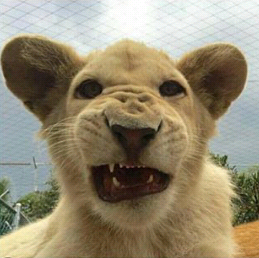
//> input picture Practica 2/lion.png, 259 x 258 px
$ ./ejercicio3_suma   (built with g++ and OpenCV 4)
//> lines starting //> are read from the running program, lines starting //| are printed output that depends on the picture; pictures that were not available may be replaced by others from this repository, and a replacement may not be noted
#include <opencv2/opencv.hpp>
#include <opencv2/highgui/highgui.hpp>
#include <iostream>

using namespace cv;
using namespace std;

Mat suma(Mat a, Mat b){

	Mat c(a.cols, a.rows, CV_8U);
	for (int i=0;i<a.cols;i++){
		for (int j=0;j<a.rows;j++){
			int aaux = a.at<uchar>(i,j);
			int baux = b.at<uchar>(i,j);
			c.at<uchar>(i,j) = aaux/2 + baux/2;
		}
	}
	return c;
}


int main(int argc, char** argv) {

	Mat img = imread("lion.png",CV_8U);
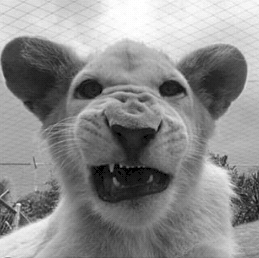
//> img: 258 rows x 259 cols, CV_8UC1; min 0, max 255, mean 140.3
	Mat img2 = imread("FAMILIA.jpg",CV_8U);
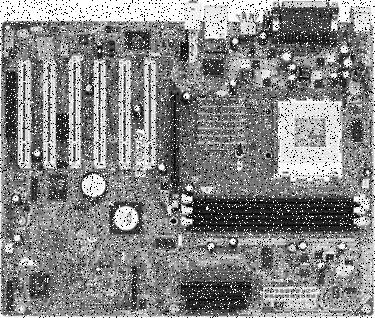
//> input picture Practica 2/a7v600-SE(RImpulsivo).jpeg, 375 x 318 px, given in place of FAMILIA.jpg, which was not available
//> img2 is the input picture: 318 rows x 375 cols, CV_8UC1; min 0, max 255, mean 134.2

	Mat img3 = img2(Rect(0,0,img.cols,img.rows));
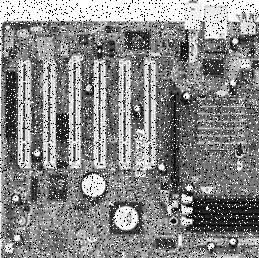
//> img3: 258 rows x 259 cols, CV_8UC1; min 0, max 255, mean 135.6
	Mat resultado = suma(img,img3);
//> after the loop in suma, `for (int i=0;i<a.cols;i++)`:
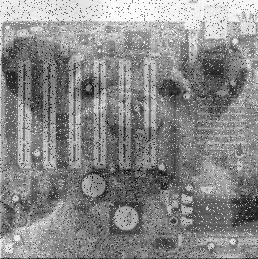
//> c: 259 rows x 258 cols, CV_8UC1; min 0, max 254, mean 137.2


	//display the image:
	imshow("leon", img);
	imshow("familia", img2);
	imshow("recorte familia", img3);
	imshow("suma", resultado);


	waitKey(0);
	return 0;
}
